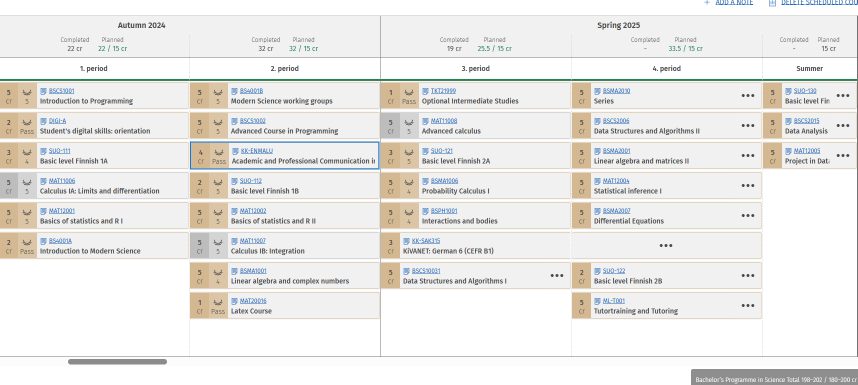
#> input picture Source data/2.png, 1715 x 770 px (shown at 1/2 size)
$ python main.py
#> lines starting #> are read from the running program, lines starting #| are printed output that depends on the picture; after the words box and inside, x2 and y2 are one past the last pixel; in counts of white or black regions, pixels touching at a corner belong together
import re
import numpy as np
import matplotlib.pyplot as plt
import cv2 as cv
import pytesseract as pyt
import pandas as pd
from scipy.stats import mode
from sklearn.cluster import DBSCAN
pyt.pytesseract.tesseract_cmd = r'C:\Program Files\Tesseract-OCR\tesseract.exe'
annoying_book = cv.imread("Testing/Book.png")
annoying_wreath = cv.imread("Testing/wreath.png")
# function display copied shamelessly in its entirety
def display(im_data):
    dpi = 80

    height, width  = im_data.shape[:2]

    # What size does the figure need to be in inches to fit the image?
    figsize = width / float(dpi), height / float(dpi)

    # Create a figure of the right size with one axes that takes up the full figure
    fig = plt.figure(figsize=figsize)
    ax = fig.add_axes([0, 0, 1, 1])

    # Hide spines, ticks, etc.
    ax.axis('off')

    # Display the image.
    ax.imshow(im_data, cmap='gray')

    plt.show()


def display_items(items: list):
    for item in items:
        display(item)

# converts image to binary

img = cv.imread("Source data/2.png")
#> img is the input picture: shape (770, 1715, 3); mean B, G, R 232.5, 235, 235.9
def to_bin(im):
    if len(im.shape) == 3:
        im = cv.cvtColor(im, cv.COLOR_BGR2GRAY)
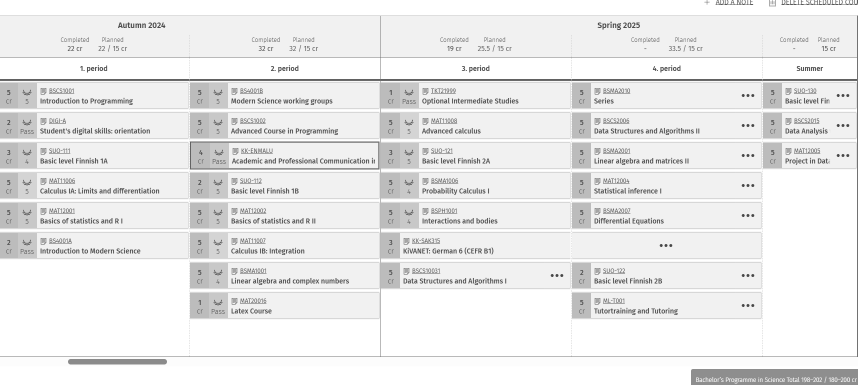
#> im: shape (770, 1715) (shown at 1/2 size); min 72, max 255, mean 235
    _, im_bw = cv.threshold(im, 185, 255, cv.THRESH_BINARY)
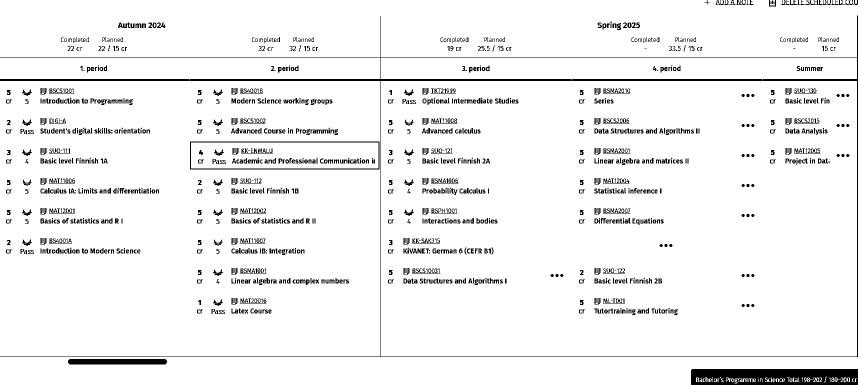
#> im_bw: shape (770, 1715) (shown at 1/2 size); 94.5% white; 1405 black regions (304 under 20 px), largest, box (x1, y1, x2, y2) and area: (0, 31, 1715, 714) 11634, (1382, 738, 1715, 770) 9357, (136, 718, 334, 729) 2154
    return im_bw

im_bw = to_bin(img)

display(im_bw)

# some objects are messing up text recognition. the function below
# removes them

# [127 lines left out: functions remove_object, split_image, remove_underlines, remove_lines_and_circles, noise_removal, thick_line and 1 more, not called in this run]
# blurs images to improve contour detection
# for splitting periods

def blur_img(im):
    return cv.GaussianBlur(im,(17,17),0)
# blurs the values further to form boxes for periods

# [163 lines left out: functions blow_up, bounding_boxes, divide, dpi_increase, divide_to_courses, text_processing and 1 more, not called in this run]

# full function
    #make all these values - eps=10, scale=5, (35,7) work with all
    #image scales


import time


# [22 lines left out: function img_to_database, not called in this run]

$ run again, with Source data/1.png copied over Source data/2.png
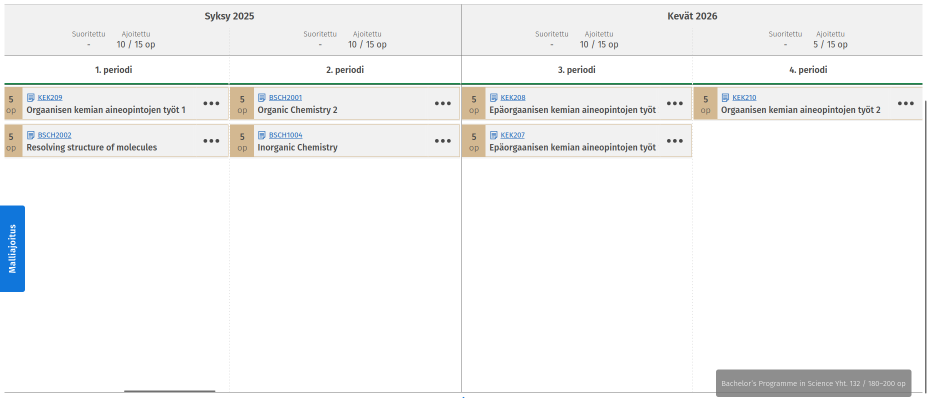
#> input picture Source data/1.png, 1854 x 795 px (shown at 1/2 size)
#> img is the input picture: shape (795, 1854, 3); mean B, G, R 244.2, 244.4, 243.8
#> in to_bin, `im = cv.cvtColor(im, cv.COLOR_BGR2GRAY)`:
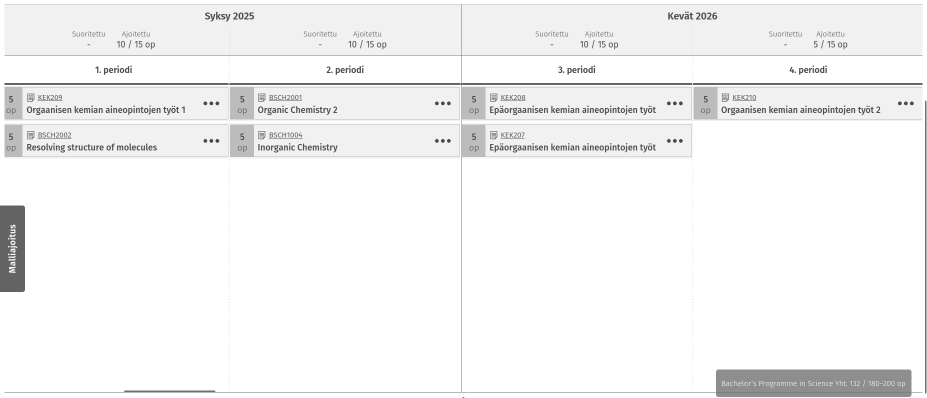
#> im: shape (795, 1854) (shown at 1/2 size); min 72, max 255, mean 244.2
#> in to_bin, `_, im_bw = cv.threshold(im, 185, 255, cv.THRESH_BINARY)`:
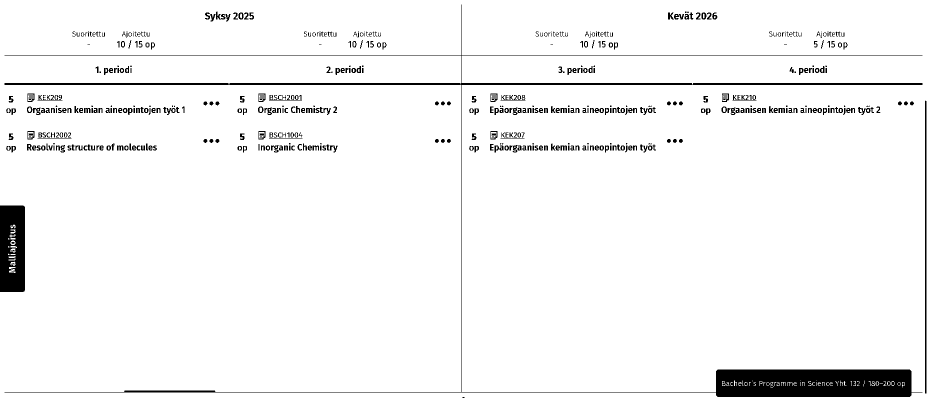
#> im_bw: shape (795, 1854) (shown at 1/2 size); 95.6% white; 549 black regions (126 under 20 px), largest, box (x1, y1, x2, y2) and area: (9, 9, 1845, 794) 32539, (0, 411, 50, 584) 8041, (1850, 201, 1853, 787) 1756

$ run again, with Source data/3.png copied over Source data/2.png
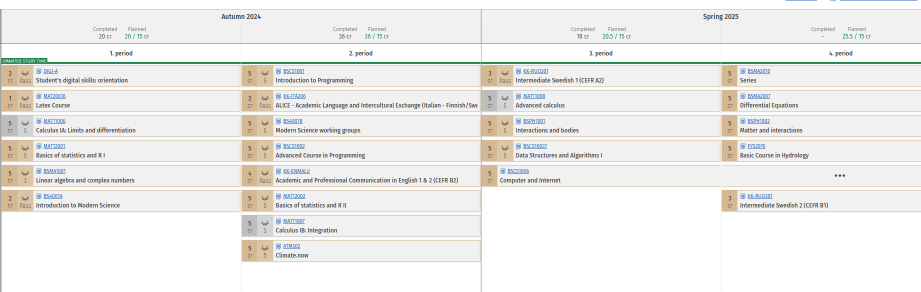
#> input picture Source data/3.png, 1842 x 583 px (shown at 1/2 size)
#> img is the input picture: shape (583, 1842, 3); mean B, G, R 235.6, 237.8, 238.4
#> in to_bin, `im = cv.cvtColor(im, cv.COLOR_BGR2GRAY)`:
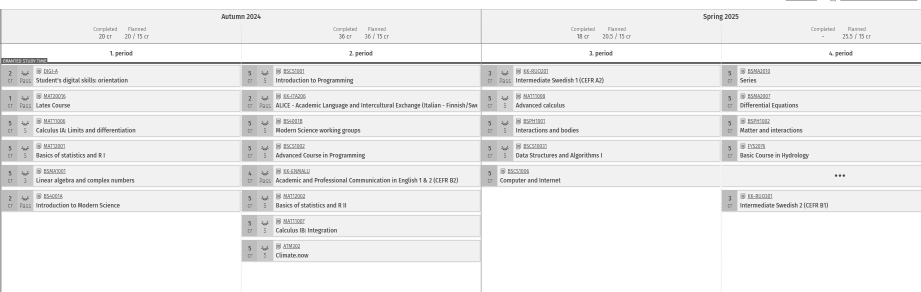
#> im: shape (583, 1842) (shown at 1/2 size); min 72, max 255, mean 237.8
#> in to_bin, `_, im_bw = cv.threshold(im, 185, 255, cv.THRESH_BINARY)`:
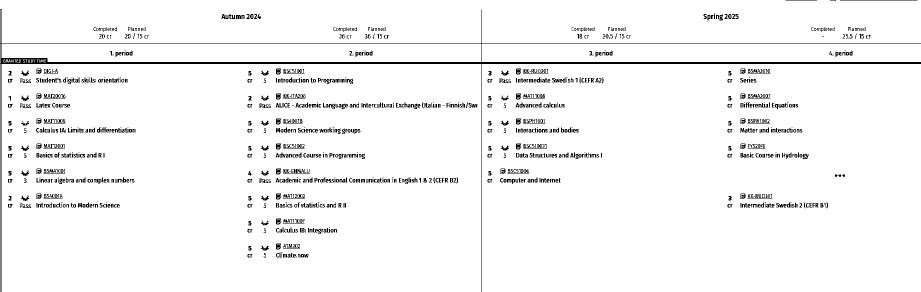
#> im_bw: shape (583, 1842) (shown at 1/2 size); 96.1% white; black in thin lines or dots

$ run again, with Source data/4.png copied over Source data/2.png
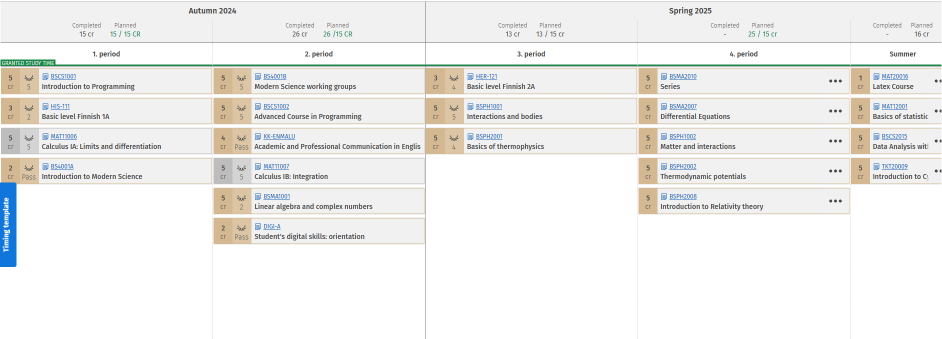
#> input picture Source data/4.png, 1884 x 678 px (shown at 1/2 size)
#> img is the input picture: shape (678, 1884, 3); mean B, G, R 237.9, 239.6, 239.8
#> in to_bin, `im = cv.cvtColor(im, cv.COLOR_BGR2GRAY)`:
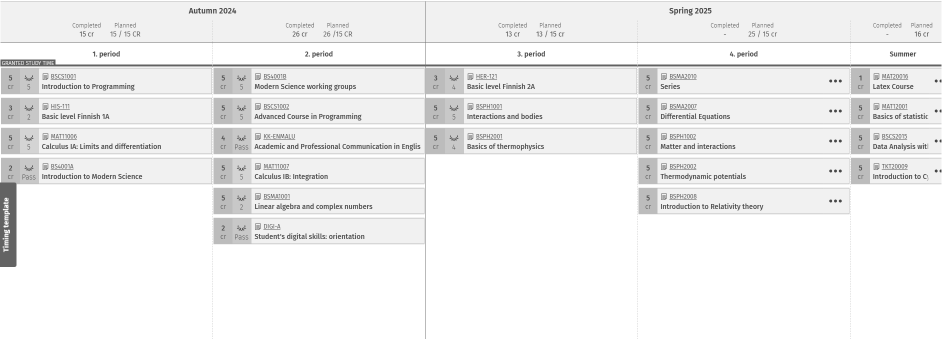
#> im: shape (678, 1884) (shown at 1/2 size); min 72, max 255, mean 239.5
#> in to_bin, `_, im_bw = cv.threshold(im, 185, 255, cv.THRESH_BINARY)`:
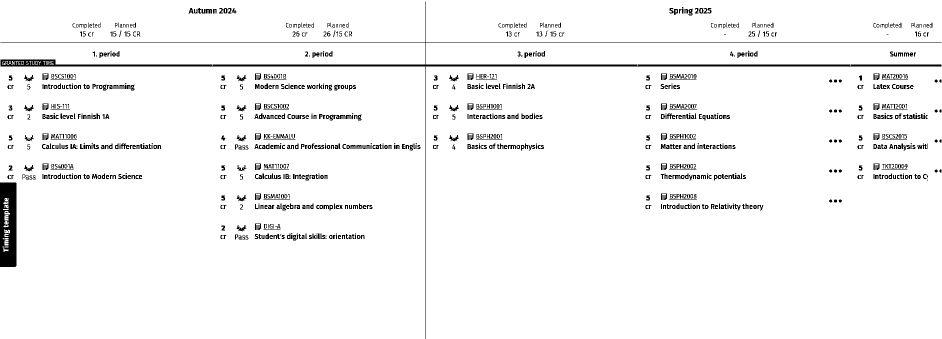
#> im_bw: shape (678, 1884) (shown at 1/2 size); 96.1% white; 1035 black regions (212 under 20 px), largest, box (x1, y1, x2, y2) and area: (1, 3, 1883, 678) 10896, (0, 365, 33, 534) 4943, (652, 229, 672, 241) 117
